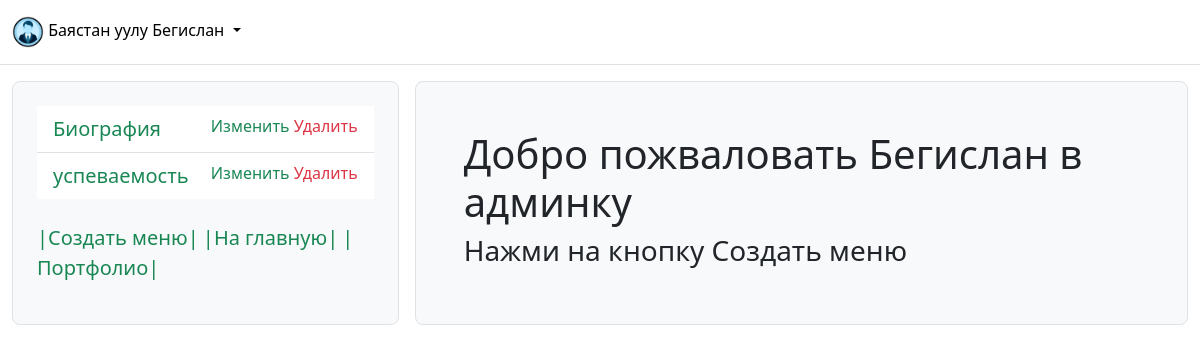
Before: /adm/ (signed in) with the older database file.
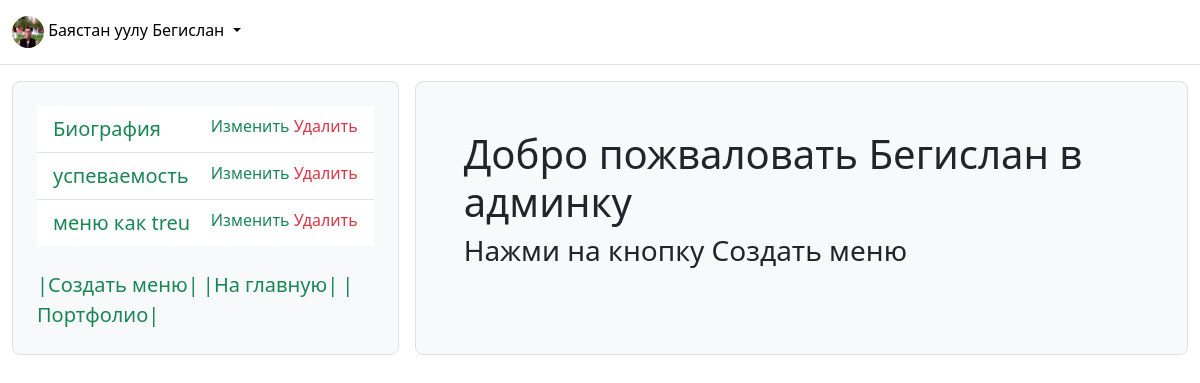
After: the same page with the newer database file.
### core/models.py (models this page shows, shortened)
class CustomUser(AbstractUser):
    photo = models.ImageField(upload_to='user_photos/', verbose_name='Фото пользователя', blank=True, null=True)
    email = models.EmailField()
    phone = PhoneNumberField(verbose_name='Телефонный номер', blank=True, null=True, help_text="Введите номер телефона в формате: +123456789")

class Portfolio(models.Model):
    user = models.ForeignKey(CustomUser, on_delete=models.CASCADE, verbose_name='Пользователь')
    background = models.ImageField(upload_to='backgrounds/', verbose_name='Фон страницы', blank=True,
                                   null=True)
    menu = models.CharField(max_length=100, verbose_name='меню')
    content = RichTextField()
    active = models.BooleanField(default=False, verbose_name='актив')
    create_date = models.DateField(auto_now_add=True)
    update_date = models.DateField(auto_now=True, blank=True)

### adminka/views.py (the view)
# urls.py: path('', admin_core, name='admin_core'),
@login_required
def admin_core(request):
    user = request.user
    portfolio = Portfolio.objects.filter(user=user)
    context = {
        "user": user,
        "portfolio": portfolio,
    }
    return render(request, 'adm/adm_core.html', context)

### adminka/templates/adm/adm_core.html (shortened to what this page needs)
{% extends 'adm/base_admin.html' %}
{% block content %}
<section class="p-5">
<h1>Добро пожваловать {{ user.first_name }} в админку</h1>
<h3>Нажми на кнопку Создать меню</h3>
 </section>
{% endblock %}

### adminka/templates/adm/base_admin.html (shortened to what this page needs)
<!DOCTYPE html>
{% load static %}
<html lang="ru">
<head>
    <link href="https://cdn.jsdelivr.net/npm/bootstrap@5.3.3/dist/css/bootstrap.min.css" rel="stylesheet"
>
</head>
<body>
<header class="py-3 mb-3 border-bottom">
    <div class="container-fluid d-grid gap-3 align-items-center" style="grid-template-columns: 1fr 2fr;">
        <div class="dropdown">
            <div class="flex-shrink-0 dropdown">
                <a href="#" class="d-block link-body-emphasis text-decoration-none dropdown-toggle"
                   data-bs-toggle="dropdown" aria-expanded="false">
                    {% if user.photo %}
                        <img src="{{ user.photo.url }}" width="32" height="32" class="rounded-circle">
                    {% else %}
                        <img src="https://t3.ftcdn.net/jpg/05/53/79/60/360_F_553796090_XHrE6R9jwmBJUMo9HKl41hyHJ5gqt9oz.jpg"
                             width="32" height="32" class="rounded-circle">
                    {% endif %}
                    {{ user.last_name }} {{ user.first_name }}
                </a>
            </div>
        </div>
    </div>
</header>
<div class="container-fluid pb-3">
    <div class="d-grid gap-3" style="grid-template-columns: 1fr 2fr;">
        <div class="bg-body-tertiary border rounded-3 p-4">
            <ul class="list-group list-group-flush">
                {% for data in portfolio %}
                    <li class="list-group-item">
                        <a class="lead text-decoration-none text-success mb-4"
                           href="{% url 'admin_portfolio_detail' data.id %}">
                            {{ data.menu }}
                        </a>
                        <span style="float: right">
                            <a href="{% url 'portfolio_update' data.id %}" class="text-success  text-decoration-none">Изменить</a>
                            <a href="{% url 'portfolio_delete' data.id %}" class="text-danger  text-decoration-none">Удалить</a>
                        </span>
                    </li>
                {% endfor %}
            </ul>
            <br>
            <a href="{% url 'create_portfolio' %}" class="lead text-decoration-none text-success mb-4">|Создать
                меню|</a>
            <a href="{% url 'core' %}" class="lead text-decoration-none text-success mb-4">|На главную|</a>
            <a href="{% url 'user' user.username %}" class="lead text-decoration-none text-success mb-4">|Портфолио|</a>
        </div>
        <div class="bg-body-tertiary border rounded-3">
            {% block content %}
            {% endblock %}
        </div>
    </div>
</div>
</body>
</html>

Changed rows visible on the page:
changed CustomUser "Бегислан": photo: a different picture
added Portfolio: menu "меню как treu"
